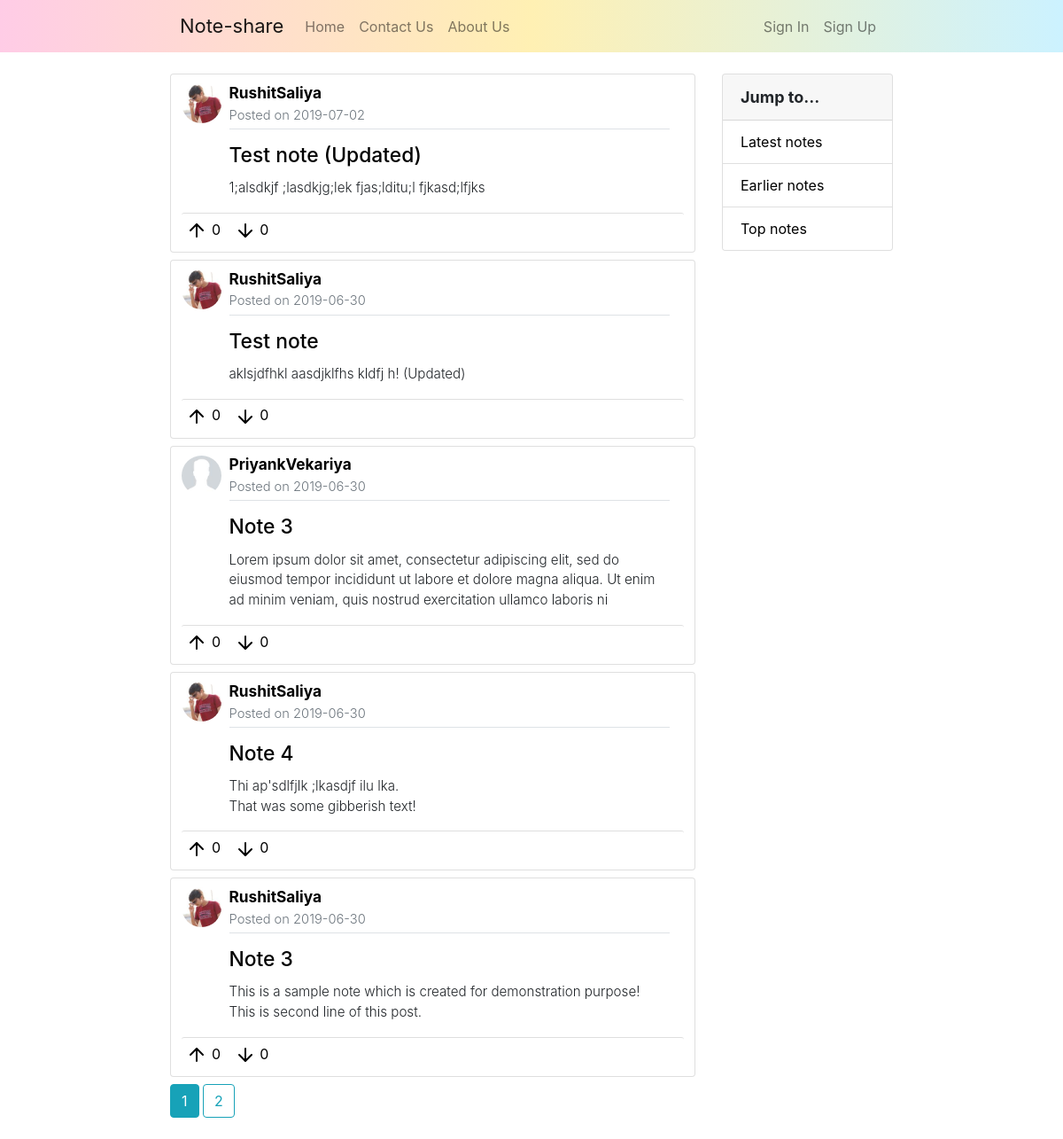
Page /home on the earlier database version.
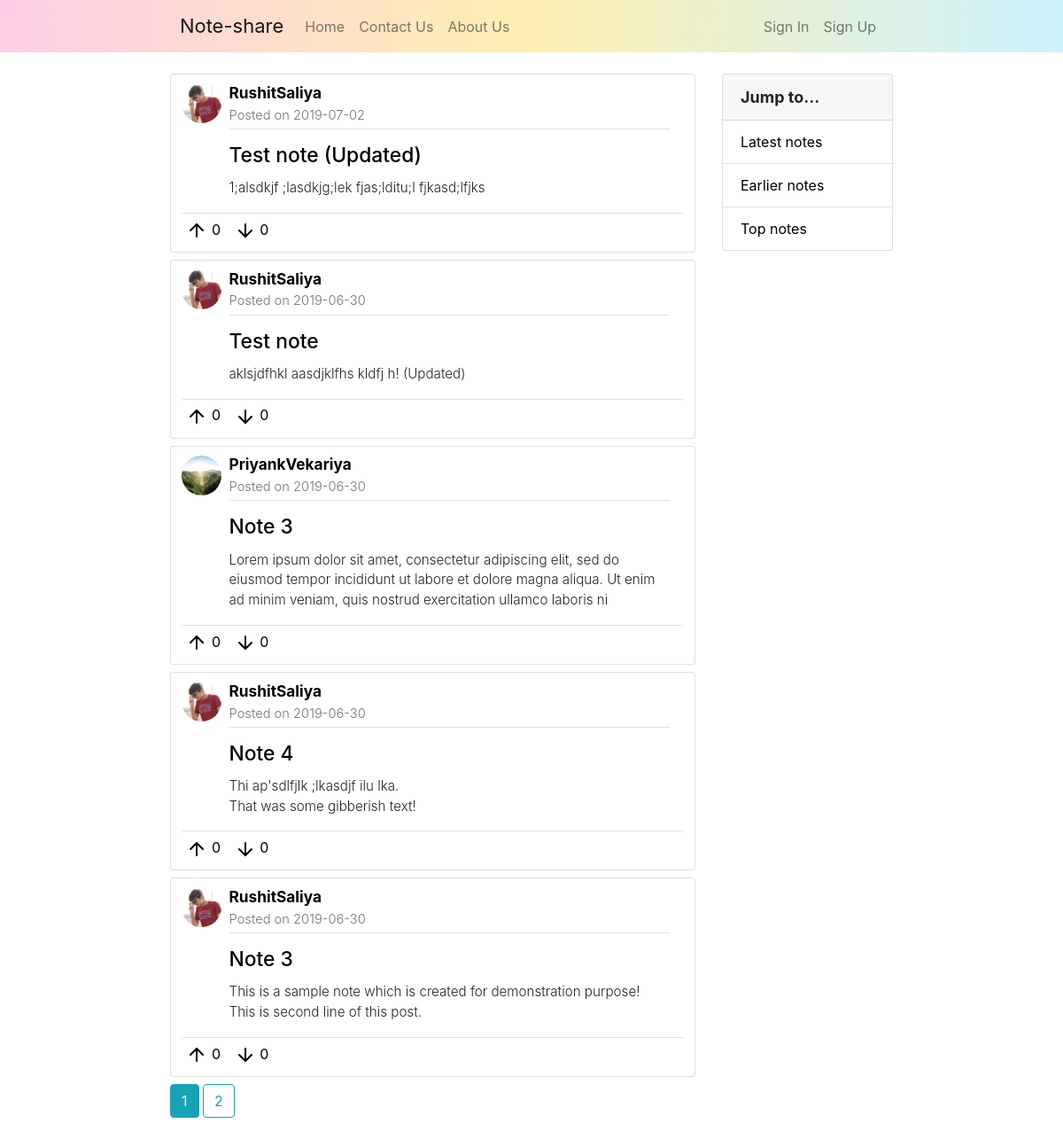
Same page on the later database version.
### noteshare/models.py (models this page shows, shortened)
class Note(db.Model):
    id = db.Column(db.Integer, primary_key=True)
    title = db.Column(db.String(100), nullable=False)
    date_posted = db.Column(db.DateTime, nullable=False, default=datetime.utcnow)
    content = db.Column(db.Text, nullable=False)
    content_image = db.Column(db.String(20), nullable=True)
    ups = db.Column(db.Integer, nullable=False, default=0)
    downs = db.Column(db.Integer, nullable=False, default=0)
    user_id = db.Column(db.Integer, db.ForeignKey('user.id'), nullable=False)

class User(db.Model, UserMixin):
    id = db.Column(db.Integer, primary_key=True)
    username = db.Column(db.String(20), unique=True, nullable=False)
    email = db.Column(db.String(100), unique=True, nullable=False)
    image_file = db.Column(db.String(20), nullable=False, default='default.jpg')
    password = db.Column(db.String(50), nullable=False)
    notes = db.relationship('Note', backref='author', lazy=True)

### noteshare/main/routes.py (the view)
@main.route('/')
@main.route('/home')
def home():
    page = request.args.get('page', 1, type=int)
    notes = Note.query.order_by(Note.date_posted.desc()).paginate(page=page, per_page=5)
    return render_template('home.html', title='Home', notes=notes)

### noteshare/templates/home.html
{% extends "layout.html" %}
{% block content %}
    <div class="col-md-8 col-pl-16">
        {% for note in notes.items %}
            <div class="card mb-md-2">
                <div class="card-body">
                    <div class="row">
                        <div class="col-md-2 pr-3" style="max-width: 11.5%; padding-top: 0.7%;">
                            <div class="note-header">
                                <img class="note-author-img" src="{{ url_for('static', filename='Profile-pictures/' + note.author.image_file) }}" alt="Author's Profile-photo">
                            </div>
                        </div>
                        <div class="col-md-10 pl-0 pr-0" style="max-width: 88.5%;">
                            <div class="note-header">
                                <a class="anchor-note-username" href="{{ url_for('notes.user_notes', username=note.author.username) }}">
                                    <strong>{{ note.author.username }}</strong>
                                    <div  class="text-muted mb-1" style="font-size: 85%;">
                                        Posted on {{ note.date_posted.strftime('%Y-%m-%d') }}
                                    </div>
                                    <div class="border-bottom mb-3"></div>
                                </a>
                                <a class="anchor-note-update" href="{{ url_for('notes.note', note_id=note.id) }}">
                                        <h5 class="card-title note-title">{{ note.title }}</h5>
                                </a>
                                <p style="white-space: pre-line; font-size: 79%;">{{ note.content }}</p>
                            </div>
                        </div>
                    </div>
                    <div class="row">
                        <div class="col-md-12">
                            <div class="card-header note-action">
                                <a class="note-action-btn" href="#"><img src="{{ url_for('static', filename='Icons/arrow-up.svg') }}" alt="Like"> 0 </a>
                                <a class="note-action-btn" href="#"><img src="{{ url_for('static', filename='Icons/arrow-down.svg') }}" alt="Dislike"> 0 </a>
                            </div>
                        </div>
                    </div>
                </div>
            </div>
        {% endfor %}
        {% for page_num in notes.iter_pages(left_edge=1, right_edge=1, left_current=1, right_current=2) %}
            {% if page_num %}
                {% if notes.page == page_num %}
                    <a class="btn btn-info mb-4" href="{{ url_for('main.home', page=page_num) }}">{{ page_num }}</a>
                {% else %}
                    <a class="btn btn-outline-info mb-4" href="{{ url_for('main.home', page=page_num) }}">{{ page_num }}</a>
                {% endif %}
            {% else %}
                ...
            {% endif %}
        {% endfor %}
    </div>
    <div class="col-md-4 col-pr-16">
        <div class="card">
                <div class="card-header" style="font-size: 18px;"><strong>Jump to...</strong></div>
                <ul class="list-group list-group-flush">
                    <li class="list-group-item"><a href="#" class="sidebar-link">Latest notes</a></li>
                    <li class="list-group-item"><a href="#" class="sidebar-link">Earlier notes</a></li>
                    <li class="list-group-item"><a href="#" class="sidebar-link">Top notes</a></li>
                </ul>
        </div>
    </div>
{% endblock content %}

Differences in the rows shown:
changed through a linked row, Note "PriyankVekariya": image_file: picture added in place of a placeholder
